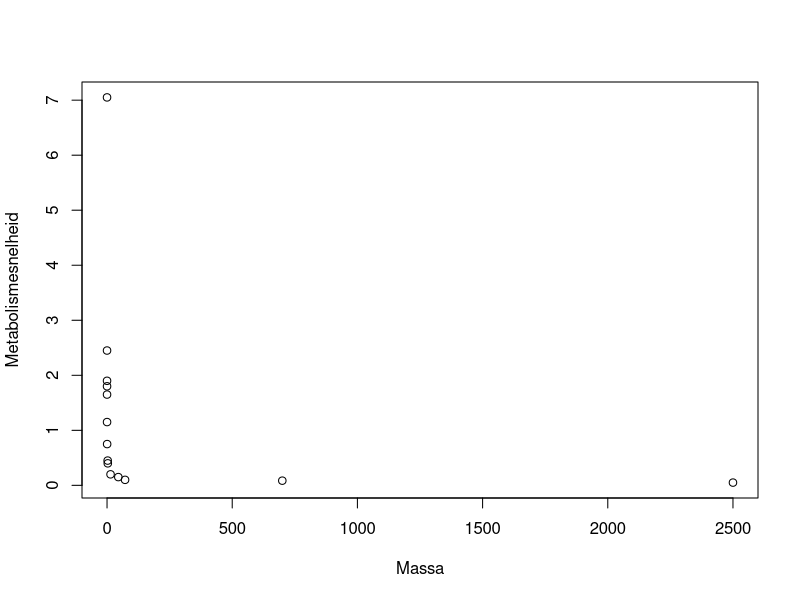
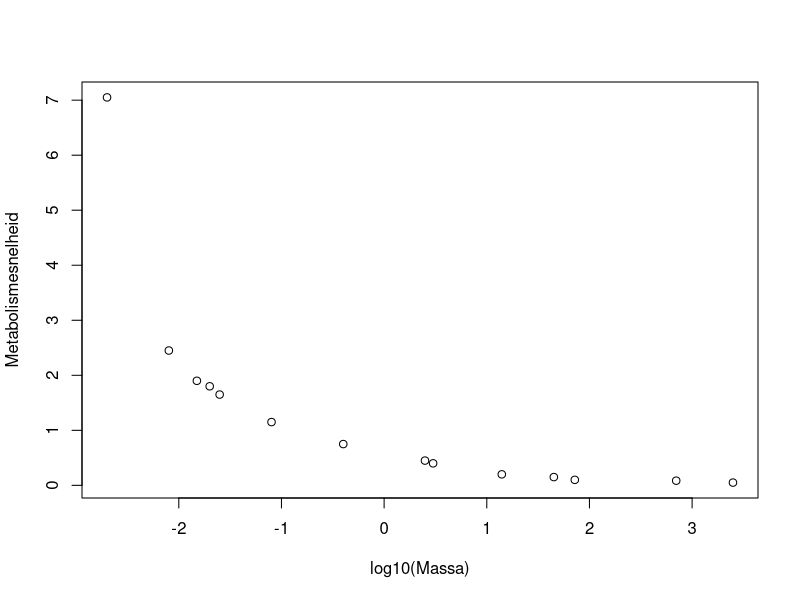
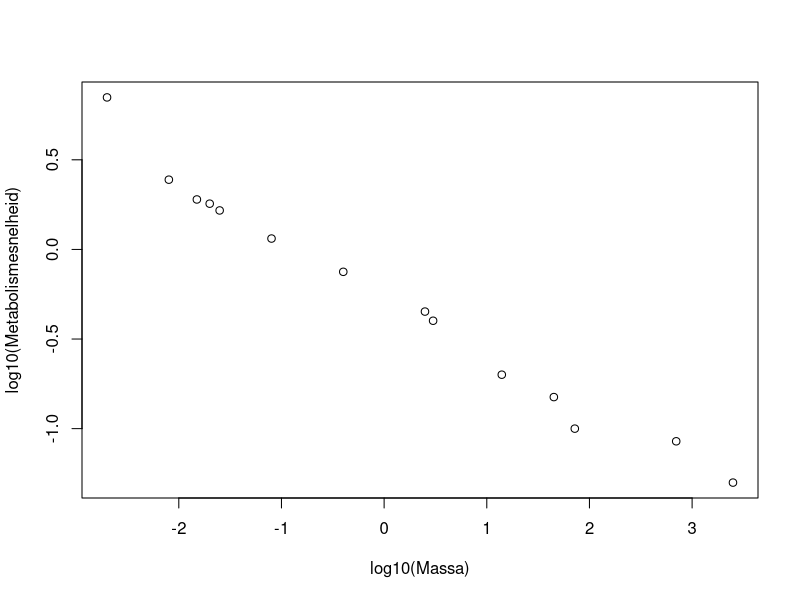
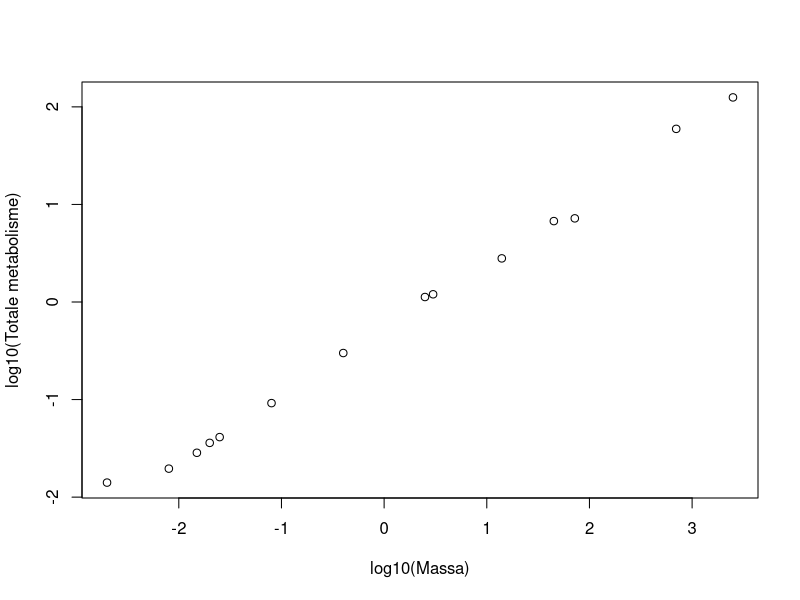

Write the R code that produced these figures, in order.
## ---- chunk 1
massa = c(0.002, 0.008, 0.015, 0.02, 0.025, 0.08, 0.4, 
          2.5, 3, 14, 45, 72,700, 2500)  
metabolisme = c(7.05, 2.45, 1.9, 1.8, 1.65, 1.15, 0.75,
                0.45, 0.4,0.2, 0.15, 0.1, 0.085, 0.05) 
## ---- chunk 2
plot(massa,metabolisme,
     xlab = "Massa",
     ylab = "Metabolismesnelheid")
## ---- chunk 3
plot(log10(massa), metabolisme,
     xlab = "log10(Massa)",
     ylab = "Metabolismesnelheid")
## ---- chunk 4
plot(log10(massa), log10(metabolisme),
     xlab = "log10(Massa)",
     ylab = "log10(Metabolismesnelheid)")
## ---- chunk 5
massa_metabolisme <- massa*metabolisme
## ---- chunk 6
plot(log10(massa), log10(massa_metabolisme),
     xlab = "log10(Massa)",
     ylab = "log10(Totale metabolisme)")
## ---- chunk 7
model_totaal <- lm(log10(massa_metabolisme) ~ log10(massa))
summary(model_totaal)

model_specifiek <- lm(log10(metabolisme) ~ log10(massa))
summary(model_specifiek)
## ---- chunk 8
pH_matrix <- 8
pH_intermembraan <- 7

H_matrix <- 10^(-pH_matrix)
H_intermembraan <- 10^(-pH_intermembraan)

R <- 8.314
Temp <- 310

# vul aan: gebruik de formule voor Delta G
## ---- chunk 9
delta_G <- R * Temp * log(H_matrix / H_intermembraan)
delta_G
